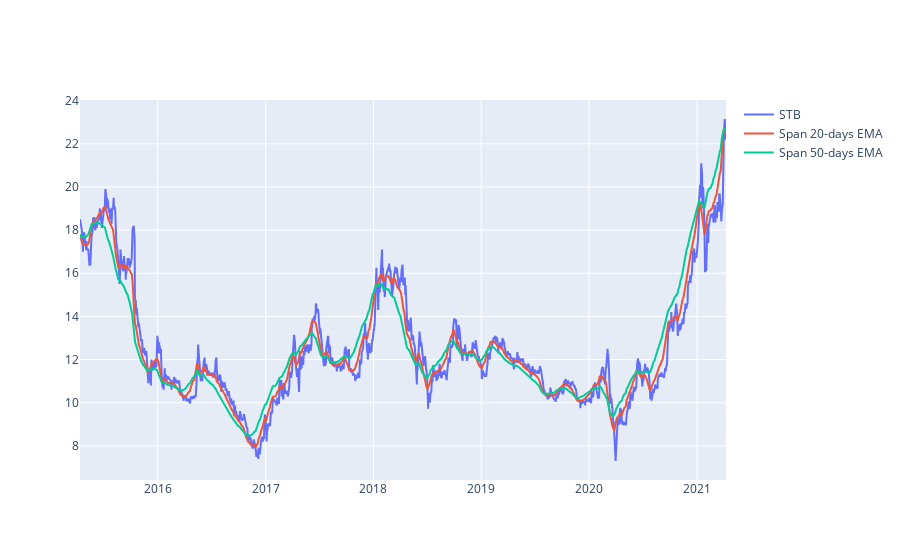

Notebook cell for this chart:
### Code cell
#plot linechart for stock price
short_rolling = df['<Close>'].rolling(window=20).mean()

ema_long = df['<Close>'].ewm(span=50, adjust=False).mean()
ema_short = df['<Close>'].ewm(span=20, adjust=False).mean()
line_price = df['<Close>']
fig = go.Figure()
#px.line(df_hpg, x='datetime', y='<Close>', labels={'x':'Date', 'y':'Price'})

fig.add_trace(go.Scatter(x=df.datetime, y=line_price, 
                        mode='lines', name='STB'))

fig.add_trace(go.Scatter(x=df.datetime, y=ema_short, 
                        mode='lines', name='Span 20-days EMA'))

fig.add_trace(go.Scatter(x=df.datetime, y=ema_long, 
                        mode='lines', name='Span 50-days EMA'))

### Figure 1 — Plotly figure (JSON) as saved in the notebook; plotly's stock layout.template omitted (floating-point values rounded to 4 significant figures; data arrays with more than 128 entries replaced by an {"elided": "..."} marker saying what was removed)
{"data": [{"mode": "lines", "name": "STB", "type": "scatter", "x": {"elided": "1500 str values"}, "y": {"elided": "1500 float values"}}, {"mode": "lines", "name": "Span 20-days EMA", "type": "scatter", "x": {"elided": "1500 str values"}, "y": {"elided": "1500 float values"}}, {"mode": "lines", "name": "Span 50-days EMA", "type": "scatter", "x": {"elided": "1500 str values"}, "y": {"elided": "1500 float values"}}], "layout": {}}
